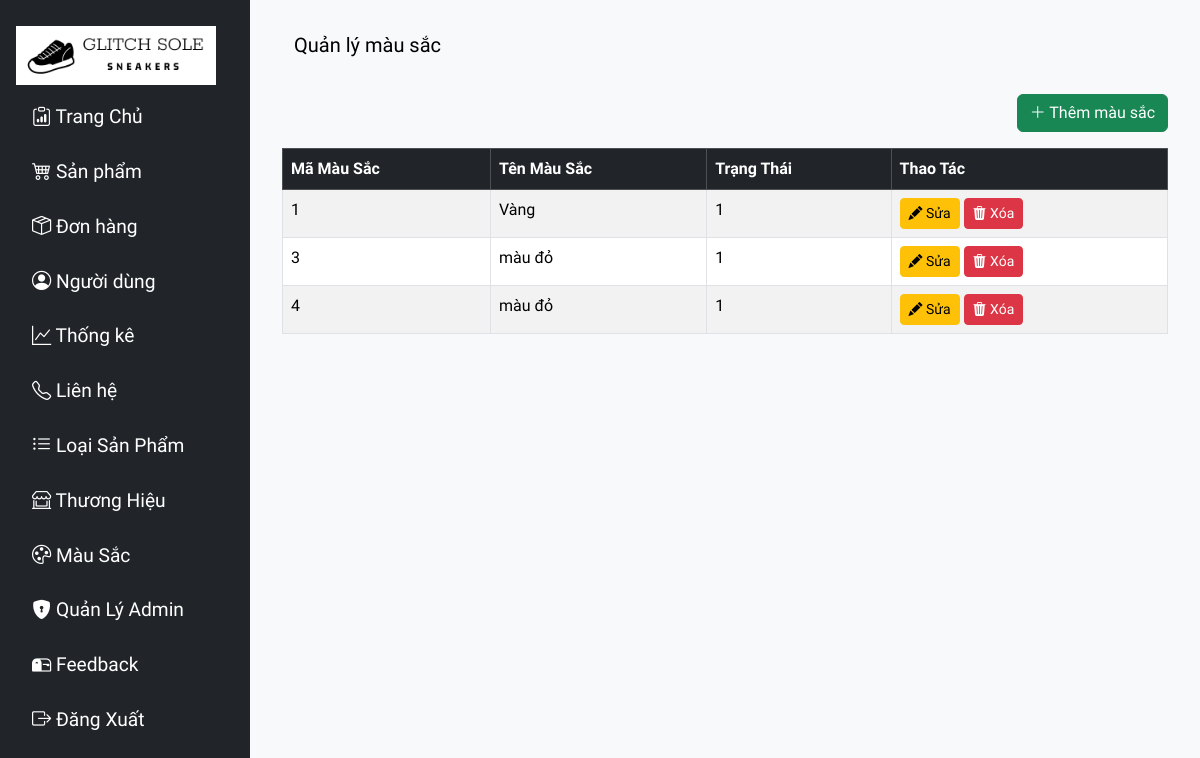
/view/admin/color.php (signed in), run on the app's committed database.
### tables this page shows
CREATE TABLE `mausac` (
  `MA_MS` int(11) NOT NULL,
  `TEN_MS` varchar(50) NOT NULL,
  `TRANGTHAI` int(11) DEFAULT 1
);

### view/admin/color.php (the view, shortened to what this page needs)
<?php
include_once("../layout/sidebar.php");
include_once("../../config/config.php");
$sql = "SELECT * FROM mausac";
$query = mysqli_query($conn, $sql);
?>
<body>
    <div id="page-content" class="w-100">
        <nav class="navbar navbar-light bg-light px-4">
            <span class="navbar-brand mb-0 h1">Quản lý màu sắc</span>
        </nav>
        <div class="container mt-4">
            <div class="d-flex justify-content-end mb-3">
                <a href="add-color.php" class="btn btn-success"><i class="bi bi-plus-lg"></i> Thêm màu sắc</a>
            </div>
            <table class="table table-bordered table-striped">
                <thead class="table-dark">
                    <tr>
                        <th>Mã Màu Sắc</th>
                        <th>Tên Màu Sắc</th>
                        <th>Trạng Thái</th>
                        <th>Thao Tác</th>
                    </tr>
                </thead>
                <tbody id="userTable">
                    <?php while ($row = mysqli_fetch_assoc($query)) { ?>
                        <tr>
                            <td><?php echo $row['MA_MS'] ?></td>
                            <td><?php echo $row['TEN_MS'] ?></td>
                            <td><?php echo $row['TRANGTHAI'] ?></td>
                            <td>
                                <a href="edit-color.php?MA_MS=<?php echo $row['MA_MS'] ?>" class="btn btn-warning btn-sm"><i class="bi bi-pencil-fill"></i> Sửa</a>
                                <a href="delete-color.php?MA_MS=<?= $row['MA_MS'] ?>" class="btn btn-danger btn-sm" onclick="confirmDelete(<?php echo $row['MA_MS']; ?>)">
                                    <i class="bi bi-trash3-fill"></i> Xóa
                                </a>
                            </td>
                        </tr>
                    <?php } ?>
                </tbody>
            </table>
        </div>
    </div>
    </div>
</body>

### view/layout/sidebar.php (style rules this page uses)
* { font-family: 'Lexend'; }
body { overflow-x: hidden; }
#page-content { flex-grow: 1; background-color: #f8f9fa; padding: 20px; }

### data on the page
mausac: MA_MS "1", TEN_MS "Vàng", TRANGTHAI "1"
mausac: MA_MS "3", TEN_MS "màu đỏ", TRANGTHAI "1"
mausac: MA_MS "4", TEN_MS "màu đỏ", TRANGTHAI "1"
